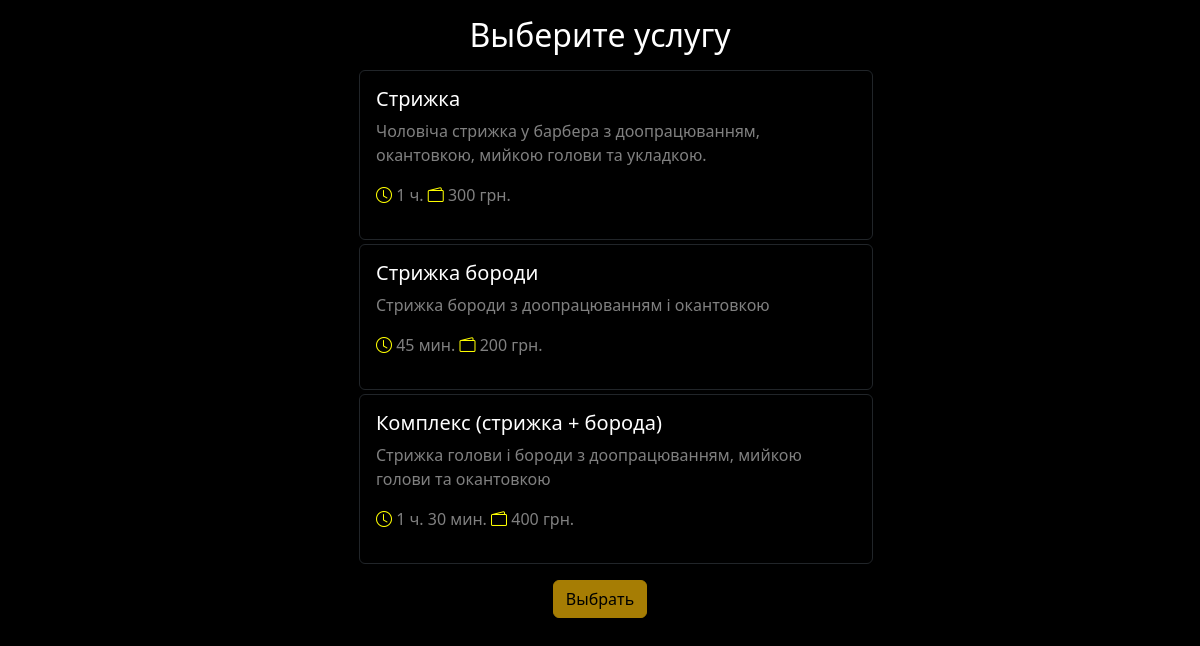
Screenshot of /reserve/1 with the database file from the repository.
### app/models.py (models this page shows, shortened)
class Service(db.Model):
    id = db.Column(db.Integer, primary_key=True)
    title = db.Column(db.String(50))
    description = db.Column(db.String(140))
    price = db.Column(db.Integer)
    duration = db.Column(db.Interval)
    user_id = db.Column(db.Integer, db.ForeignKey('user.id'))
    records = db.relationship('Record', backref='service', lazy='dynamic')
    @property
    def str_duration(self) -> str:
        sec = self.duration.seconds
        hour, minute = sec // 3600, sec % 3600 // 60
        str_hour = f'{hour} ч. ' if hour else ''
        str_minute = f' {minute} мин.' if minute else ''
        return (str_hour + str_minute).strip()

### app/reserve/routes.py (the view)
@bp.route('/<int:user_id>', methods=['POST', 'GET'])
def choose_service(user_id):
    user = User.query.get_or_404(user_id)
    form = ChooseService()
    form.radio.choices = [(s.id, {'title': s.title,
                                  'description': s.description,
                                  'duration': s.str_duration,
                                  'price': s.price})
                          for s in user.services.all()]
    if form.validate_on_submit():
        return redirect(url_for('.choose_date', service_id=form.radio.data))
    return render_template('reserve/service.html', title='Выберите услугу', form=form)

### app/reserve/forms.py
class ChooseService(FlaskForm):
    radio = RadioField(validators=[DataRequired()])
    submit = SubmitField('Выбрать')

### app/templates/reserve/service.html (shortened to what this page needs)
{% extends 'base.html' %}
{% block app_content %}
<div class="container">
	<div class="row text-center">
		<div class="col-12">
			<h2 class="my-3">Выберите услугу</h2>
		</div>
	</div>
	<div class="row justify-content-center text-center">
		<div class="col-sm-12 col-lg-6">
			<form action="" method="post">
				<ul>
					{% for subfield in form.radio %}
					<li class="mb-1">
						<label for="radio-{{ loop.index-1 }}" class="btn btn-outline-dark w-100 text-start p-3">
							<div class="label_content">
								<h5>{{ subfield.label.text.title }}</h5>
								{% if subfield.label.text.description %}
									<p>{{ subfield.label.text.description }}</p>
								{% endif %}
								<p>
									<i class="bi bi-clock"></i> {{ subfield.label.text.duration }} <i class="bi bi-wallet2"></i> {{ subfield.label.text.price }} грн.
								</p>
							</div>
						</label>
					</li>
					{% endfor %}
				</ul>
				<p>{{ form.submit(class="btn btn-warning") }}</p>
			</form>
		</div>
	</div>
</div>
{% endblock app_content %}

### app/static/css/style.css (style rules this page uses)
ul { list-style: none; }
h1, h2, h5, hr { color: white; }
i { color: yellow; }
p { color: gray; }
body { background-color: black; }

### rows the page displays
Service: label.text "Стрижка", label.text.description "Чоловіча стрижка у барбера з доопрацюванням, окантовкою, мийкою голови та укладкою.", label.text.price "300"
Service: label.text "Стрижка бороди", label.text.description "Стрижка бороди з доопрацюванням і окантовкою"
Service: label.text "Комплекс (стрижка + борода)", label.text.description "Стрижка голови і бороди з доопрацюванням, мийкою голови та окантовкою", label.text.price "400"

### other values shown
{{ subfield.label.text.duration }} "1 ч." "45 мин." "1 ч. 30 мин."
{{ subfield.label.text.price }} "200"
